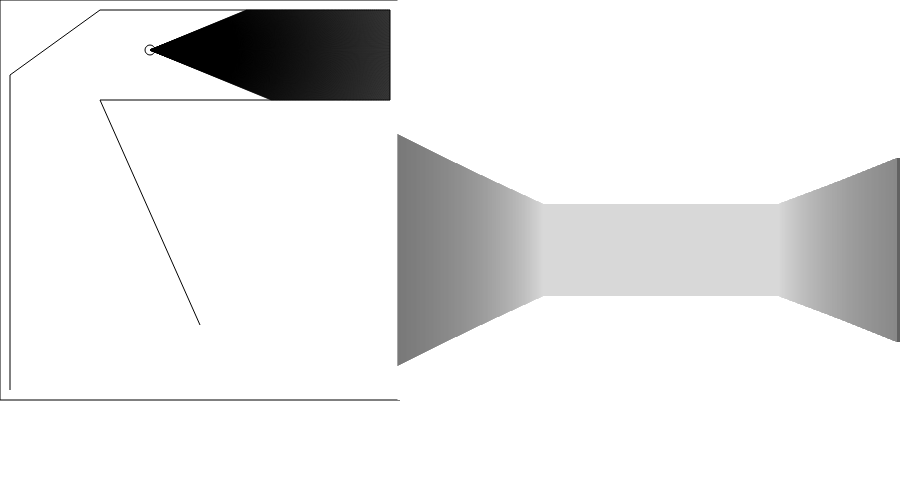
Frame 1 (no input)
Frame 60 (no input): identical to frame 1, image omitted
Frame 120 (the mouse pressed at the canvas centre since frame 60): identical to frame 1, image omitted

The p5.js sketch that drew this single still picture (run headless with seeded random() and noise() and a simulated clock; from frame 60 on, the mouse is pressed at the canvas centre):

// p5.js sketch
// ── sketch.js
let rays = [];
let walls;
let fov = 45;
let screenW = 500, lineWidth = 1, renderDist = 300;
let playerPos, speed = 4, turningSpeed = 3;
let angIncrement;
let currentAngle;

let fovSlider;
let distModeB, distMode = 1; // 1 normal, -1 fisheye

let newWallStart, isFirstSelection = true;

function setup() {
  createCanvas(400 + screenW * lineWidth, 500);
  frameRate(30);
  strokeCap(SQUARE);
  noSmooth();

  newWallStart = createVector(0, 0);
  playerPos = createVector(150, 50);
  currentAngle = createVector(1, 0)
  angIncrement = fov / screenW;

  fovSlider = createSlider(1, 360, fov, 1);

  distModeB = createButton("Render Mode")
  distModeB.mousePressed(SwitchDistMode);

  let b1 = new Wall(0, 0, 0, 400);
  let b2 = new Wall(0, 400, 400, 400);
  let b3 = new Wall(400, 400, 400, 0);
  let b4 = new Wall(400, 0, 0, 0);

  let wall1 = new Wall(100, 10, 390, 10);
  let wall2 = new Wall(390, 10, 390, 100);
  let wall3 = new Wall(390, 100, 100, 100);

  let wall4 = new Wall(100, 10, 10, 75);
  let wall5 = new Wall(10, 75, 10, 390);

  let wall6 = new Wall(100, 100, 200, 325);
  walls = [b1, b2, b3, b4, wall1, wall2, wall3, wall4, wall5, wall6];

  for (let i = 0; i < screenW; i++) {
    let ray = new Ray(200, 200, 0, 1);
    rays.push(ray);
  }
}

function draw() {
  background(255);

  fov = fovSlider.value();
  angIncrement = fov / screenW;

  PlayerMovement();
  circle(playerPos.x, playerPos.y, 10);

  for (let wall of walls) {
    wall.draw();
  }

  if (isFirstSelection == false) {
    line(newWallStart.x, newWallStart.y, mouseX, mouseY);
  }

  //RENDERER
  let ray = new Ray(playerPos.x, playerPos.y, currentAngle.x, currentAngle.y);
  let pp = ray.cast(walls);

  let angle = -fov / 2;
  for (let i = 0; i < rays.length; i++) {
    rays[i].setOrigin(playerPos.x, playerPos.y);

    //rays[i].lookAt(mouseX, mouseY); // to control by mouse uncomment this and do PlayerMovement(false)
    rays[i].lookAt(currentAngle.x, currentAngle.y, false);

    let part = (screenW / 2 - i) * 1 / screenW;
    rays[i].dir.rotate(radians(angle));
    angle += angIncrement;

    rays[i].draw();

    let result = rays[i].cast(walls);
    let p = result[0], color = result[1];
    if (p) {
      strokeWeight(0.5);
      line(rays[i].origin.x, rays[i].origin.y, p.x, p.y, color);
      strokeWeight(1);
    }

    DrawLine(p, rays[i].dir, i, color)
  }
}

function PlayerMovement(playerRelative = true) {

  if (playerRelative) {
    if (keyIsDown(68)) currentAngle.rotate(radians(turningSpeed));
    else if (keyIsDown(65)) currentAngle.rotate(radians(-turningSpeed));

    if (keyIsDown(87)) playerPos.add(currentAngle.x * speed, currentAngle.y * speed)
    else if (keyIsDown(83)) playerPos.sub(currentAngle.x * speed, currentAngle.y * speed)
  }
  else {
    if (keyIsDown(68)) playerPos.x += speed;
    else if (keyIsDown(65)) playerPos.x -= speed;

    if (keyIsDown(83)) playerPos.y += speed;
    else if (keyIsDown(87)) playerPos.y -= speed;
  }
}

function DrawLine(point, rayDir, lineIndex, color) {
  strokeWeight(5);
  stroke(255);

  line(400 + lineIndex * lineWidth, 0, 400 + lineIndex * lineWidth, 400)
  if (point != null) {

    let dist;
    if (distMode == -1)
      dist = playerPos.dist(point); // fisheye mode
    else
      dist = playerPos.dist(point) * cos(rayDir.angleBetween(currentAngle))


    let colorGradient = map(min(dist, renderDist), 10, renderDist, 0, 255);
    color = color.map(x => x + colorGradient);

    let wallLength;
    if (distMode == 1)
      wallLength = (height / 2) * fov / dist;
    else if (distMode == -1)
      wallLength = map(min(dist, renderDist), 10, renderDist, height / 2, 0);// => this is the wrong way of doing it and it took me 3 hours to figure out
    wallLength -= wallLength % lineWidth;

    stroke(color);
    line(400 + lineIndex * lineWidth, height / 2 - wallLength, 400 + lineIndex * lineWidth, height / 2 + wallLength)
  }

  strokeWeight(1);
  stroke(0);
}


function SwitchDistMode() {
  distMode = -distMode;
}

function mouseClicked() {
  if (isFirstSelection) {
    newWallStart.x = mouseX;
    newWallStart.y = mouseY;
    isFirstSelection = false;
  }
  else {
    let wall = new Wall(newWallStart.x, newWallStart.y, mouseX, mouseY);
    wall.setRandColor();
    walls.push(wall);
    isFirstSelection = true;
  }
}
// ── Ray.js
class Ray {

    constructor(originX, originY, dirX = 0, dirY = 0) {
        this.origin = createVector(originX, originY);
        this.dir = createVector(dirX, dirY);
        this.dir.normalize();
    }

    lookAt(x, y, isWorldCoords = true) {
        if(isWorldCoords)
            this.dir = createVector(x - this.origin.x, y - this.origin.y);
        else
            this.dir = createVector(x, y);
        this.dir.normalize();
    }

    draw() {
        //line(this.origin.x, this.origin.y, this.dir.x * 10 + this.origin.y, this.dir.y * 10 + this.origin.x);
    }

    setOrigin(x,y){
        this.origin.x = x;
        this.origin.y = y;
    }

    cast(walls) {
        let point = null;
        let pointDist = 100000;
        let color = null;
        
        let x1 = this.origin.x;
        let y1 = this.origin.y;
        let x2 = this.dir.x + this.origin.x;
        let y2 = this.dir.y + this.origin.y;
        let x3, x4, y3, y4;

        for (let wall of walls) {
            x3 = wall.start.x;
            y3 = wall.start.y;
            x4 = wall.fin.x;
            y4 = wall.fin.y;

            let den = (x1 - x2) * (y3 - y4) - (y1 - y2) * (x3 - x4);
            if (den == 0)
                continue;
            let t = ((x1 - x3) * (y3 - y4) - (y1 - y3) * (x3 - x4)) / den;
            let u = -((x2 - x1) * (y3 - y1) - (y2 - y1) * (x3 - x1)) / den;
            if (u > 0 && u < 1 && t > 0) {
                let intersection = createVector(x1 + t * (x2 - x1), y1 + t * (y2 - y1));
                if (this.origin.dist(intersection) < pointDist) {
                    point = intersection;
                    pointDist = this.origin.dist(point);
                    color = wall.color;
                }

            }
        }
        return [point, color];
    }
}
// ── Wall.js
class Wall {

    constructor(startX, startY, finX, finY) {
        this.start = createVector(startX, startY);
        this.fin = createVector(finX, finY);
        this.color = [0,0,0];
    }

    setRandColor(){
        this.color = [int(random(0, 255)), int(random(0, 255)),int(random(0, 255))]
    }

    draw() {
        line(this.start.x, this.start.y, this.fin.x, this.fin.y);
    }
}
// ── style.css
html, body {
  margin: 0;
  padding: 0;
}

canvas {
  display: block; 
  margin-right: auto;
  margin-left: auto;
}

input, button{
  margin: 0px 10px 0px 10px;
}

#input-holder{
  display: flex;
  justify-content: center;
}
